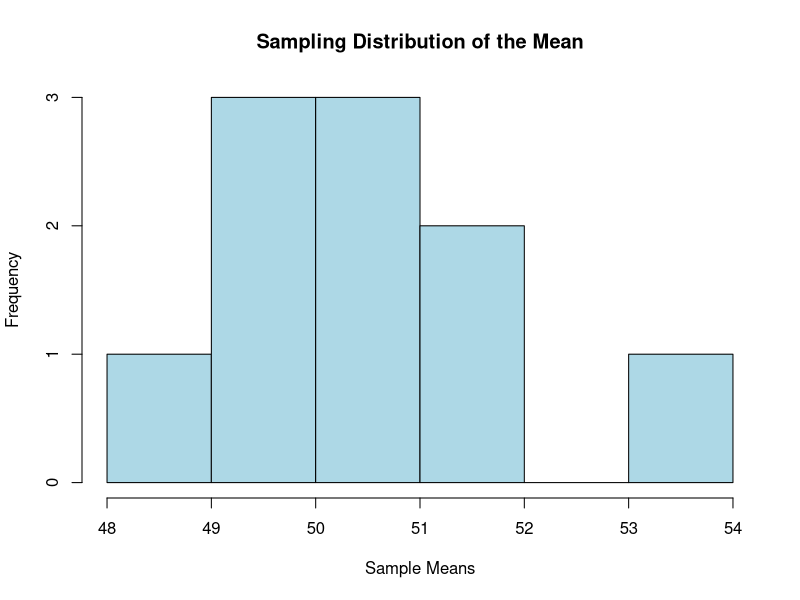
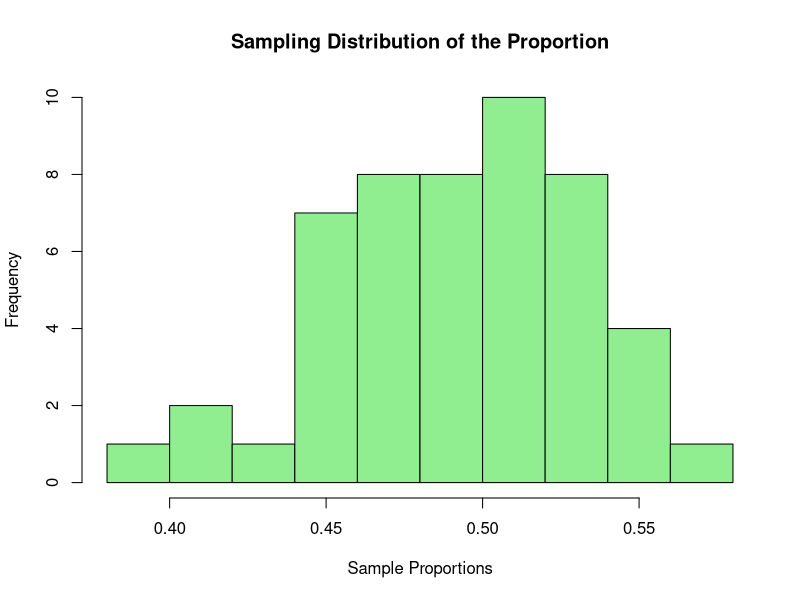
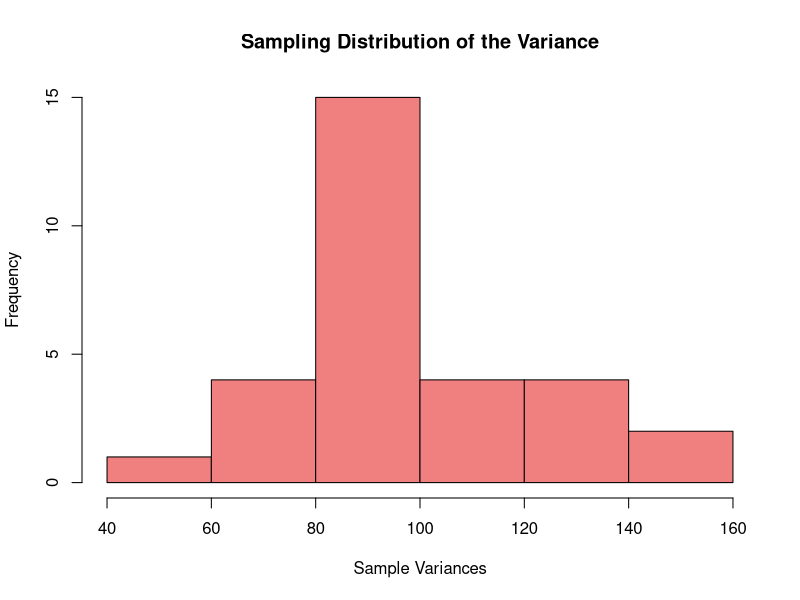
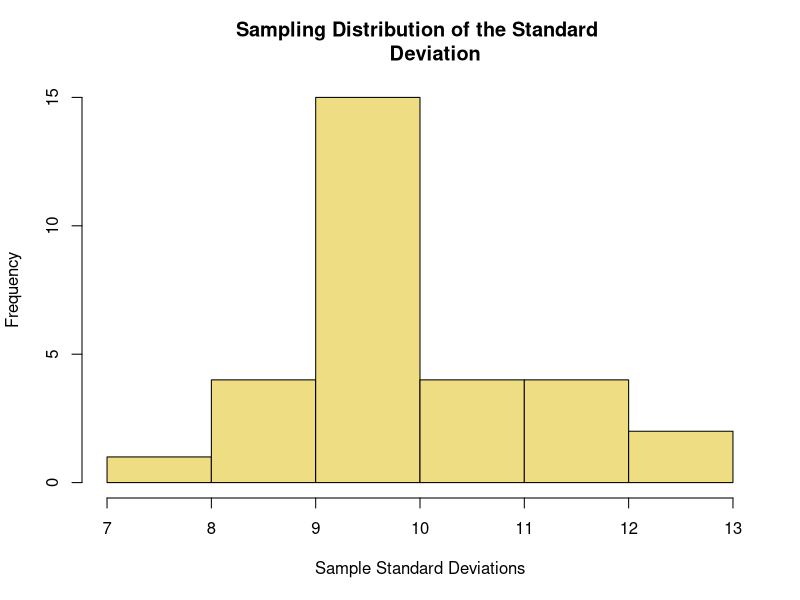

Reproduce these figures in R, in order.
## ---- chunk 1
# Generate a sampling distribution of the mean
set.seed(123)
n <- 30  # sample size
mu <- 50  # population mean
sigma <- 10  # population standard deviation

# Generate 10 sample means
sample_means <- replicate(10, mean(rnorm(n, mean = mu, sd = sigma)))
sample_means
## ---- chunk 2
# Plot the sampling distribution
hist(sample_means, main = "Sampling Distribution of the Mean",
     xlab = "Sample Means", col = "lightblue")
## ---- chunk 3
# Generate a sampling distribution of the proportion
set.seed(123)
n <- 100  # sample size
p <- 0.5  # population proportion

# Generate 50 sample proportions
sample_props <- replicate(50, mean(rbinom(n, 1, p)))
sample_props
## ---- chunk 4
# Plot the sampling distribution
hist(sample_props, main = "Sampling Distribution of the Proportion"
     , xlab = "Sample Proportions", col = "lightgreen")
## ---- chunk 5
#1.Generate a sampling distribution of the variance
set.seed(123)
n <- 30  # sample size
mu <- 50  # population mean
sigma <- 10  # population standard deviation

# Generate 30 sample variances
sample_vars <- replicate(30, var(rnorm(n, mean = mu, sd = sigma)))
sample_vars
## ---- chunk 6
# Plot the sampling distribution
hist(sample_vars, main = "Sampling Distribution of the Variance",
     xlab = "Sample Variances", col = "lightcoral")
## ---- chunk 7
#2.Generate 30 sample standard deviations
sample_sds <- sqrt(sample_vars)
sample_sds
## ---- chunk 8
# Plot the sampling distribution
hist(sample_sds, main = "Sampling Distribution of the Standard 
     Deviation", xlab = "Sample Standard Deviations", 
     col = "lightgoldenrod")
## ---- chunk 9
ci_mean_known_sigma <- function(sample, sigma, confidence = 0.95) {
  n <- length(sample)
  mean <- mean(sample)
  z <- qnorm(1 - (1 - confidence) / 2)
  margin_of_error <- z * (sigma / sqrt(n))
  return(c(mean - margin_of_error, mean + margin_of_error))
}
## ---- chunk 10
sample <- c(10, 12, 14, 16, 18)
sigma <- 2
ci <- ci_mean_known_sigma(sample, sigma)
print(paste("Confidence Interval for Mean (known sigma):", ci))
## ---- chunk 11
ci_mean_unknown_sigma <- function(sample, confidence = 0.95) {
  n <- length(sample)
  mean <- mean(sample)
  s <- sd(sample)
  t <- qt(1 - (1 - confidence) / 2, df = n - 1)
  margin_of_error <- t * (s / sqrt(n))
  return(c(mean - margin_of_error, mean + margin_of_error))
}
## ---- chunk 12
ci <- ci_mean_unknown_sigma(sample)
print(paste("Confidence Interval for Mean (unknown sigma):", ci))
## ---- chunk 13
ci_proportion_known_p <- function(sample_size, p, confidence = 0.95) {
  z <- qnorm(1 - (1 - confidence) / 2)
  margin_of_error <- z * sqrt(p * (1 - p) / sample_size)
  return(c(p - margin_of_error, p + margin_of_error))
}
## ---- chunk 14
sample_size <- 100
p <- 0.5
ci <- ci_proportion_known_p(sample_size, p)
print(paste("Confidence Interval for Proportion (known p):", ci))
## ---- chunk 15
ci_proportion_unknown_p <- function(sample, confidence = 0.95) {
  n <- length(sample)
  p_hat <- mean(sample)
  z <- qnorm(1 - (1 - confidence) / 2)
  margin_of_error <- z * sqrt(p_hat * (1 - p_hat) / n)
  return(c(p_hat - margin_of_error, p_hat + margin_of_error))
}
## ---- chunk 16
sample <- c(1, 0, 1, 1, 0, 1, 0, 1, 1, 0)
ci <- ci_proportion_unknown_p(sample)
print(paste("Confidence Interval for Proportion (unknown p):", ci))
## ---- chunk 17
ci_variance <- function(sample, confidence = 0.95) {
  n <- length(sample)
  s2 <- var(sample)
  chi2_lower <- qchisq((1 - confidence) / 2, df = n - 1)
  chi2_upper <- qchisq(1 - (1 - confidence) / 2, df = n - 1)
  lower <- (n - 1) * s2 / chi2_upper
  upper <- (n - 1) * s2 / chi2_lower
  return(c(lower, upper))
}
## ---- chunk 18
ci <- ci_variance(sample)
print(paste("Confidence Interval for Variance:", ci))
## ---- chunk 19
ci_std_dev <- function(sample, confidence = 0.95) {
  var_ci <- ci_variance(sample, confidence)
  return(sqrt(var_ci))
}
## ---- chunk 20
ci <- ci_std_dev(sample)
print(paste("Confidence Interval for Standard Deviation:", ci))
